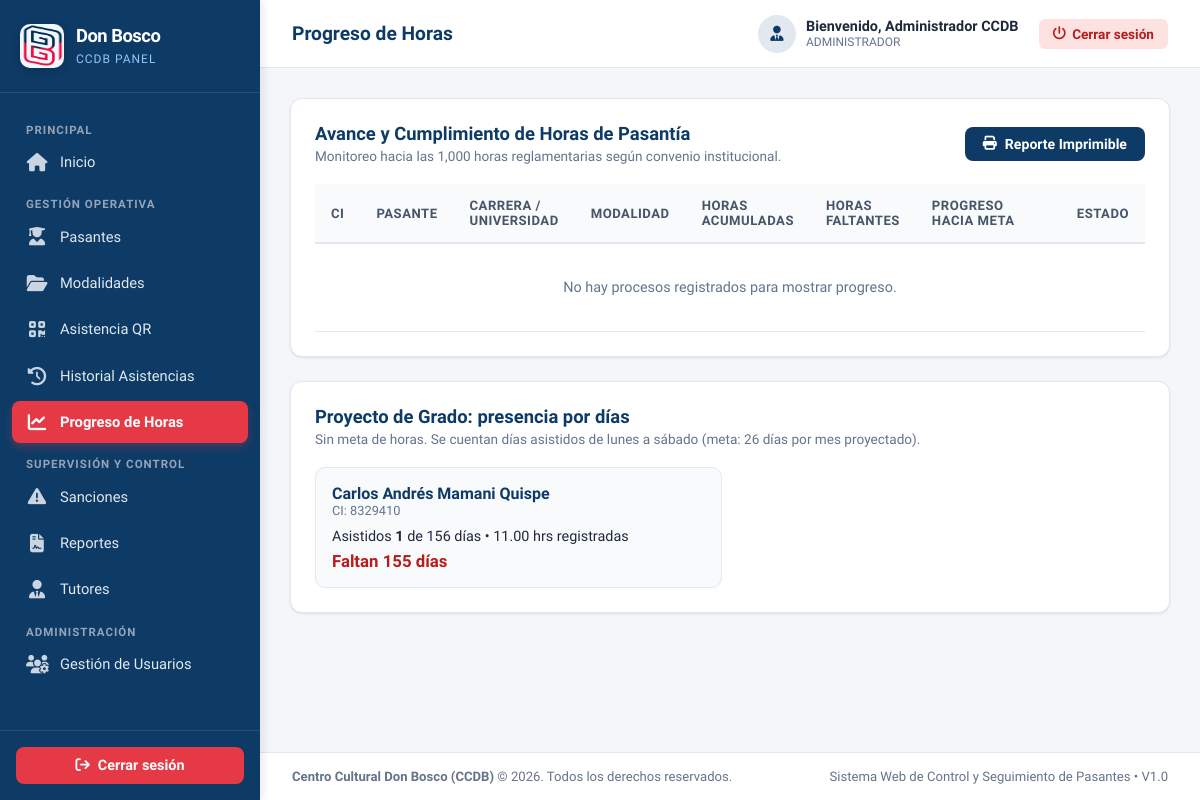
Page /views/asistencias/progreso_horas.php (signed in) on the committed database.
### tables this page shows
CREATE TABLE IF NOT EXISTS procesos (
    id_proceso INT UNSIGNED AUTO_INCREMENT PRIMARY KEY,
    id_pasante INT UNSIGNED NULL,
    id_institucion INT UNSIGNED NOT NULL,
    id_modalidad INT UNSIGNED NULL,
    id_tutor INT UNSIGNED NULL,
    id_turno INT UNSIGNED NULL,
    fecha_inicio DATE NOT NULL,
    fecha_fin DATE NULL,
    horas_requeridas INT UNSIGNED NULL,
    estado VARCHAR(30) NOT NULL DEFAULT 'EN_CURSO',
    observacion TEXT,
    fecha_registro DATETIME NOT NULL DEFAULT CURRENT_TIMESTAMP,
    CONSTRAINT fk_procesos_pasante
        FOREIGN KEY (id_pasante)
        REFERENCES pasantes(id_pasante)
        ON UPDATE CASCADE
        ON DELETE RESTRICT,
    CONSTRAINT fk_procesos_institucion
        FOREIGN KEY (id_institucion)
        REFERENCES instituciones(id_institucion)
        ON UPDATE CASCADE
        ON DELETE RESTRICT,
    CONSTRAINT fk_procesos_modalidad
        FOREIGN KEY (id_modalidad)
        REFERENCES modalidades(id_modalidad)
        ON UPDATE CASCADE
        ON DELETE RESTRICT,
    CONSTRAINT fk_procesos_tutor
        FOREIGN KEY (id_tutor)
        REFERENCES tutores(id_tutor)
        ON UPDATE CASCADE
        ON DELETE SET NULL
);

CREATE TABLE IF NOT EXISTS pasantes (
    id_pasante INT UNSIGNED AUTO_INCREMENT PRIMARY KEY,
    id_usuario INT UNSIGNED NULL,
    id_universidad INT UNSIGNED NOT NULL,
    id_carrera INT UNSIGNED NOT NULL,
    ci VARCHAR(30) NOT NULL UNIQUE,
    nombres VARCHAR(100) NOT NULL,
    apellidos VARCHAR(100) NOT NULL,
    correo VARCHAR(150),
    telefono VARCHAR(30),
    semestre VARCHAR(50),
    fecha_nacimiento DATE NULL,
    direccion TEXT NULL,
    foto VARCHAR(255) NULL,
    estado VARCHAR(30) NOT NULL DEFAULT 'ACTIVO',
    fecha_registro DATETIME NOT NULL DEFAULT CURRENT_TIMESTAMP,
    CONSTRAINT fk_pasantes_usuario
        FOREIGN KEY (id_usuario)
        REFERENCES usuarios(id_usuario)
        ON UPDATE CASCADE
        ON DELETE SET NULL,
    CONSTRAINT fk_pasantes_universidad
        FOREIGN KEY (id_universidad)
        REFERENCES instituciones(id_institucion)
        ON UPDATE CASCADE
        ON DELETE RESTRICT,
    CONSTRAINT fk_pasantes_carrera
        FOREIGN KEY (id_carrera)
        REFERENCES carreras(id_carrera)
        ON UPDATE CASCADE
        ON DELETE RESTRICT
);

### config/auth.php (called while the page is built, shortened)
<?php
class Auth {
    public static function check() {
        if (isset($_SESSION['user_id']) && !empty($_SESSION['user_id'])) {
            return true;
        }
        return self::restoreFromCookie();
    }
    public static function isPasante() {
        return self::check() && in_array(($_SESSION['user_role_name'] ?? ''),
            ['PASANTE', 'TRABAJO DIRIGIDO', 'PROYECTO DE GRADO'], true);
    }
}

### views/asistencias/progreso_horas.php (the view, shortened to what this page needs)
<?php
require_once __DIR__ . '/../../config/auth.php';
$db = Database::getConnection();
if (Auth::isPasante()) {
    $stmt = $db->prepare("SELECT * FROM vista_horas_proceso WHERE ci = :ci ORDER BY horas_acumuladas DESC");
    $stmt->execute([':ci' => trim(Auth::user()['ci'] ?? '')]);
    $procesosHoras = $stmt->fetchAll();
    $esPropio = true;
} else {
    $sql = "SELECT * FROM vista_horas_proceso ORDER BY horas_acumuladas DESC";
    $stmt = $db->query($sql);
    $procesosHoras = $stmt->fetchAll();
    $esPropio = false;
}
require_once __DIR__ . '/../../includes/header.php';
require_once __DIR__ . '/../../includes/sidebar.php';
?>
<div class="main-wrapper">
    <?php require_once __DIR__ . '/../../includes/navbar.php'; ?>
    <main class="content-body">
        <div class="card">
            <div class="card-header-flex">
                <div>
                    <h3 class="card-title"><?= $esPropio ? 'Mi Progreso de Horas' : 'Avance y Cumplimiento de Horas de Pasantía' ?></h3>
                    <p style="font-size: 0.85rem; color: var(--text-muted); margin-top: 4px;">
                        Monitoreo hacia las 1,000 horas reglamentarias según convenio institucional.
                    </p>
                </div>
                <?php if (!$esPropio): ?>
                <a href="../modalidades/reporte_avance.php" class="btn btn-primary">
                    <i class="fa-solid fa-print"></i> Reporte Imprimible
                </a>
                <?php endif; ?>
            </div>
            <div class="table-responsive">
                <table class="table-custom">
                    <thead>
                        <tr>
                            <th>CI</th>
                            <th>Pasante</th>
                            <th>Carrera / Universidad</th>
                            <th>Modalidad</th>
                            <th>Horas Acumuladas</th>
                            <th>Horas Faltantes</th>
                            <th style="width: 250px;">Progreso hacia Meta</th>
                            <th>Estado</th>
                        </tr>
                    </thead>
                    <tbody>
                        <?php if (empty($procesosHoras)): ?>
                            <tr>
                                <td colspan="8" style="text-align: center; color: var(--text-muted); padding: 35px;">
                                    No hay procesos registrados para mostrar progreso.
                                </td>
                            </tr>
                        <?php endif; ?>
                    </tbody>
                </table>
            </div>
        </div>
        <?php
        $pgSql = "SELECT pr.id_proceso, p.nombres, p.apellidos, p.ci, pr.fecha_inicio, pr.fecha_fin,
                         COUNT(DISTINCT CASE WHEN DAYOFWEEK(a.fecha) <> 1 AND a.hora_entrada IS NOT NULL THEN a.fecha END) AS dias_asistidos,
                         ROUND(COALESCE(SUM(CASE WHEN a.hora_entrada IS NOT NULL AND a.hora_salida IS NOT NULL THEN TIME_TO_SEC(TIMEDIFF(a.hora_salida, a.hora_entrada)) / 3600.0 ELSE 0 END), 0), 2) AS horas_reg
                  FROM procesos pr
                  INNER JOIN pasantes p ON pr.id_pasante = p.id_pasante
                  INNER JOIN modalidades m ON pr.id_modalidad = m.id_modalidad
                  LEFT JOIN asistencias a ON a.id_proceso = pr.id_proceso
                  WHERE pr.estado = 'EN_CURSO' AND m.nombre = 'Proyecto de Grado'";
        $pgParams = [];
        $pgSql .= " GROUP BY pr.id_proceso ORDER BY p.apellidos";
        $stmtPg = $db->prepare($pgSql);
        $stmtPg->execute($pgParams);
        $pgRows = $stmtPg->fetchAll();
        ?>
        <div class="card" style="margin-top: 24px;">
            <div class="card-header-flex">
                <div>
                    <h3 class="card-title">Proyecto de Grado: presencia por días</h3>
                    <p style="font-size: 0.85rem; color: var(--text-muted); margin-top: 4px;">
                        Sin meta de horas. Se cuentan días asistidos de lunes a sábado (meta: 26 días por mes proyectado).
                    </p>
                </div>
            </div>
            <div style="display: grid; grid-template-columns: repeat(auto-fill, minmax(280px, 1fr)); gap: 16px;">
                <?php if (empty($pgRows)): ?>
                    <p style="color: var(--text-muted); font-size: 0.88rem;">No hay procesos de Proyecto de Grado en curso.</p>
                <?php else: ?>
                    <?php foreach ($pgRows as $g):
                        $metaMeses = 6;
                        if (!empty($g['fecha_inicio']) && !empty($g['fecha_fin'])) {
                            $dd1 = new DateTime($g['fecha_inicio']);
                            $dd2 = new DateTime($g['fecha_fin']);
                            if ($dd2 > $dd1) {
                                $ddiff = $dd1->diff($dd2);
                                $metaMeses = max(1, $ddiff->y * 12 + $ddiff->m);
                            }
                        }
                        $metaDias = $metaMeses * 26;
                        $faltan = max(0, $metaDias - (int)$g['dias_asistidos']);
                    ?>
                        <div style="border: 1px solid var(--border-color); border-radius: 10px; padding: 16px; background: #f8fafc;">
                            <div style="font-weight: 800; color: var(--primary-blue);"><?= htmlspecialchars($g['nombres'] . ' ' . $g['apellidos']) ?></div>
                            <div style="font-size: 0.8rem; color: var(--text-muted);">CI: <?= htmlspecialchars($g['ci']) ?></div>
                            <div style="margin-top: 10px; font-size: 0.9rem;">
                                Asistidos <strong><?= (int)$g['dias_asistidos'] ?></strong> de <?= $metaDias ?> días
                                &bull; <?= htmlspecialchars($g['horas_reg']) ?> hrs registradas
                            </div>
                            <div style="margin-top: 6px; font-size: 1.05rem; font-weight: 800; color: #b91c1c;">
                                Faltan <?= $faltan ?> días
                            </div>
                        </div>
                    <?php endforeach; ?>
                <?php endif; ?>
            </div>
        </div>
    </main>
    <?php require_once __DIR__ . '/../../includes/footer.php'; ?>

### assets/css/style.css (style rules this page uses)
:root { --primary-blue: #0d3b66; --secondary-blue: #1d4e89; --primary-red: #e63946; --hover-red: #c92a37; --bg-color: #f4f6f9; --sidebar-width: 260px; --navbar-height: 68px; --card-bg: #ffffff; --text-dark: #1e293b; --text-muted: #64748b; --border-color: #e2e8f0; --border-radius: 12px; --shadow-sm: 0 1px 3px rgba(0,0,0,0.06), 0 1px 2px rgba(0,0,0,0.04); --shadow-md: 0 4px 6px -1px rgba(0,0,0,0.07), 0 2px 4px -1px rgba(0,0,0,0.04); --shadow-lg: 0 10px 15px -3px rgba(0,0,0,0.08), 0 4px 6px -2px rgba(0,0,0,0.03); }
* { box-sizing: border-box; margin: 0; padding: 0; }
body { font-family: 'Segoe UI', system-ui, -apple-system, BlinkMacSystemFont, Roboto, sans-serif; background-color: var(--bg-color); color: var(--text-dark); display: block; min-height: 100vh; }
.main-wrapper { margin-left: var(--sidebar-width); width: calc(100% - var(--sidebar-width)); min-height: 100vh; display: flex; flex-direction: column; }
.content-body { padding: 30px; flex-grow: 1; }
.card { background: var(--card-bg); border-radius: var(--border-radius); border: 1px solid var(--border-color); box-shadow: var(--shadow-sm); padding: 24px; margin-bottom: 24px; }
.card-header-flex { display: flex; justify-content: space-between; align-items: center; margin-bottom: 20px; }
.card-title { font-size: 1.15rem; font-weight: 700; color: var(--primary-blue); }
.table-responsive { overflow-x: auto; }
.table-custom { width: 100%; border-collapse: collapse; text-align: left; }
.table-custom th { background: #f8fafc; padding: 14px 16px; font-size: 0.82rem; font-weight: 700; text-transform: uppercase; color: #475569; border-bottom: 2px solid var(--border-color); letter-spacing: 0.5px; }
.table-custom td { padding: 14px 16px; font-size: 0.9rem; border-bottom: 1px solid var(--border-color); color: #334155; vertical-align: middle; }
.btn { padding: 9px 18px; border-radius: 8px; font-size: 0.88rem; font-weight: 600; text-decoration: none; cursor: pointer; display: inline-flex; align-items: center; gap: 8px; border: none; transition: all 0.2s; }
.btn-primary { background-color: var(--primary-blue); color: #ffffff; }

### rows in the picture
procesos: id_pasante.apellidos "Carlos Andrés Mamani Quispe", id_pasante.ci "8329410", dias_asistidos "1", metaDias "156", horas_reg "11.00", faltan "155"

### other values in the picture
$pageTitle "Progreso de Horas"
$currentUser['nombre'] "Administrador CCDB"
$currentUser['rol_name'] "ADMINISTRADOR"
